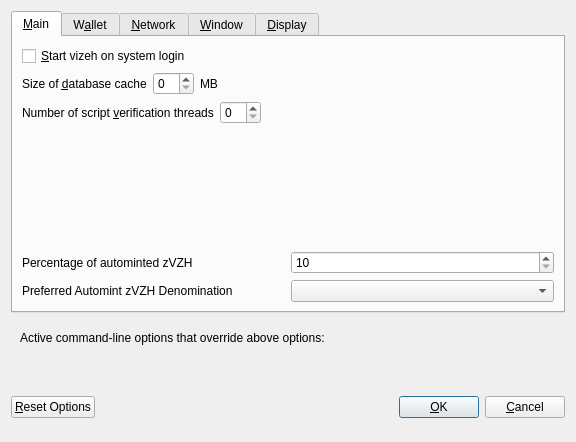
<?xml version="1.0" encoding="UTF-8"?>
<ui version="4.0">
 <class>OptionsDialog</class>
 <widget class="QDialog" name="OptionsDialog">
  <property name="geometry">
   <rect>
    <x>0</x>
    <y>0</y>
    <width>576</width>
    <height>442</height>
   </rect>
  </property>
  <property name="windowTitle">
   <string>Options</string>
  </property>
  <property name="modal">
   <bool>true</bool>
  </property>
  <layout class="QVBoxLayout" name="verticalLayout">
   <item>
    <widget class="QTabWidget" name="tabWidget">
     <property name="currentIndex">
      <number>0</number>
     </property>
     <widget class="QWidget" name="tabMain">
      <attribute name="title">
       <string>&amp;Main</string>
      </attribute>
      <layout class="QVBoxLayout" name="verticalLayout_Main">
       <item>
        <widget class="QCheckBox" name="bitcoinAtStartup">
         <property name="toolTip">
          <string>Automatically start vizeh after logging in to the system.</string>
         </property>
         <property name="text">
          <string>&amp;Start vizeh on system login</string>
         </property>
        </widget>
       </item>
       <item>
        <layout class="QHBoxLayout" name="horizontalLayout_2_Main">
         <item>
          <widget class="QLabel" name="databaseCacheLabel">
           <property name="text">
            <string>Size of &amp;database cache</string>
           </property>
           <property name="textFormat">
            <enum>Qt::PlainText</enum>
           </property>
           <property name="buddy">
            <cstring>databaseCache</cstring>
           </property>
          </widget>
         </item>
         <item>
          <widget class="QSpinBox" name="databaseCache"/>
         </item>
         <item>
          <widget class="QLabel" name="databaseCacheUnitLabel">
           <property name="text">
            <string>MB</string>
           </property>
           <property name="textFormat">
            <enum>Qt::PlainText</enum>
           </property>
          </widget>
         </item>
         <item>
          <spacer name="horizontalSpacer_2_Main">
           <property name="orientation">
            <enum>Qt::Horizontal</enum>
           </property>
           <property name="sizeHint" stdset="0">
            <size>
             <width>40</width>
             <height>20</height>
            </size>
           </property>
          </spacer>
         </item>
        </layout>
       </item>
       <item>
        <layout class="QHBoxLayout" name="horizontalLayout_3_Main">
         <item>
          <widget class="QLabel" name="threadsScriptVerifLabel">
           <property name="text">
            <string>Number of script &amp;verification threads</string>
           </property>
           <property name="textFormat">
            <enum>Qt::PlainText</enum>
           </property>
           <property name="buddy">
            <cstring>threadsScriptVerif</cstring>
           </property>
          </widget>
         </item>
         <item>
          <widget class="QSpinBox" name="threadsScriptVerif">
           <property name="toolTip">
            <string>(0 = auto, &lt;0 = leave that many cores free)</string>
           </property>
          </widget>
         </item>
         <item>
          <spacer name="horizontalSpacer_3_Main">
           <property name="orientation">
            <enum>Qt::Horizontal</enum>
           </property>
           <property name="sizeHint" stdset="0">
            <size>
             <width>40</width>
             <height>20</height>
            </size>
           </property>
          </spacer>
         </item>
        </layout>
       </item>
       <item>
        <spacer name="verticalSpacer_2">
         <property name="orientation">
          <enum>Qt::Vertical</enum>
         </property>
         <property name="sizeHint" stdset="0">
          <size>
           <width>20</width>
           <height>40</height>
          </size>
         </property>
        </spacer>
       </item>
       <item>
        <layout class="QHBoxLayout" name="horizontalLayout_3">
         <item>
          <widget class="QLabel" name="percentage_label">
           <property name="toolTip">
            <string>Percentage of incoming VZH which get automatically converted to zVZH via Zerocoin Protocol (min: 10%)</string>
           </property>
           <property name="text">
            <string>Percentage of autominted zVZH</string>
           </property>
          </widget>
         </item>
         <item>
          <widget class="QSpinBox" name="zeromintPercentage">
           <property name="minimum">
            <number>10</number>
           </property>
           <property name="maximum">
            <number>100</number>
           </property>
          </widget>
         </item>
        </layout>
       </item>
       <item>
        <layout class="QHBoxLayout" name="horizontalLayout" stretch="0,0">
         <property name="sizeConstraint">
          <enum>QLayout::SetFixedSize</enum>
         </property>
         <item>
          <widget class="QLabel" name="labelPreferredDenom">
           <property name="maximumSize">
            <size>
             <width>16777215</width>
             <height>16777215</height>
            </size>
           </property>
           <property name="toolTip">
            <string>Wait with automatic conversion to Zerocoin until enough VZH for this denomination is available</string>
           </property>
           <property name="text">
            <string>Preferred Automint zVZH Denomination</string>
           </property>
          </widget>
         </item>
         <item>
          <widget class="QComboBox" name="preferredDenom">
           <property name="maximumSize">
            <size>
             <width>16777215</width>
             <height>27</height>
            </size>
           </property>
           <property name="toolTip">
            <string>Wait with automatic conversion to Zerocoin until enough VZH for this denomination is available</string>
           </property>
           <property name="maxVisibleItems">
            <number>9</number>
           </property>
           <property name="maxCount">
            <number>9</number>
           </property>
          </widget>
         </item>
        </layout>
       </item>
      </layout>
     </widget>
     <widget class="QWidget" name="tabWallet">
      <attribute name="title">
       <string>W&amp;allet</string>
      </attribute>
      <layout class="QVBoxLayout" name="verticalLayout_Wallet">
       <item>
        <widget class="QGroupBox" name="groupBox">
         <property name="title">
          <string>Expert</string>
         </property>
         <layout class="QVBoxLayout" name="verticalLayout_2">
          <item>
           <widget class="QCheckBox" name="coinControlFeatures">
            <property name="toolTip">
             <string>Whether to show coin control features or not.</string>
            </property>
            <property name="text">
             <string>Enable coin &amp;control features</string>
            </property>
           </widget>
          </item>
          <item>
           <widget class="QCheckBox" name="showMasternodesTab">
            <property name="toolTip">
             <string>Show additional tab listing all your masternodes in first sub-tab&lt;br/&gt;and all masternodes on the network in second sub-tab.</string>
            </property>
            <property name="text">
             <string>Show Masternodes Tab</string>
            </property>
           </widget>
          </item>
          <item>
           <widget class="QCheckBox" name="spendZeroConfChange">
            <property name="toolTip">
             <string>If you disable the spending of unconfirmed change, the change from a transaction&lt;br/&gt;cannot be used until that transaction has at least one confirmation.&lt;br/&gt;This also affects how your balance is computed.</string>
            </property>
            <property name="text">
             <string>&amp;Spend unconfirmed change</string>
            </property>
           </widget>
          </item>
         </layout>
        </widget>
       </item>
       <item>
        <spacer name="verticalSpacer_Wallet">
         <property name="orientation">
          <enum>Qt::Vertical</enum>
         </property>
         <property name="sizeHint" stdset="0">
          <size>
           <width>20</width>
           <height>40</height>
          </size>
         </property>
        </spacer>
       </item>
      </layout>
     </widget>
     <widget class="QWidget" name="tabNetwork">
      <attribute name="title">
       <string>&amp;Network</string>
      </attribute>
      <layout class="QVBoxLayout" name="verticalLayout_Network">
       <item>
        <widget class="QCheckBox" name="mapPortUpnp">
         <property name="toolTip">
          <string>Automatically open the vizeh client port on the router. This only works when your router supports UPnP and it is enabled.</string>
         </property>
         <property name="text">
          <string>Map port using &amp;UPnP</string>
         </property>
        </widget>
       </item>
       <item>
        <widget class="QCheckBox" name="allowIncoming">
         <property name="toolTip">
          <string>Accept connections from outside</string>
         </property>
         <property name="text">
          <string>Allow incoming connections</string>
         </property>
        </widget>
       </item>
       <item>
        <widget class="QCheckBox" name="connectSocks">
         <property name="toolTip">
          <string>Connect to the vizeh network through a SOCKS5 proxy.</string>
         </property>
         <property name="text">
          <string>&amp;Connect through SOCKS5 proxy (default proxy):</string>
         </property>
        </widget>
       </item>
       <item>
        <layout class="QHBoxLayout" name="horizontalLayout_1_Network">
         <item>
          <widget class="QLabel" name="proxyIpLabel">
           <property name="text">
            <string>Proxy &amp;IP:</string>
           </property>
           <property name="textFormat">
            <enum>Qt::PlainText</enum>
           </property>
           <property name="buddy">
            <cstring>proxyIp</cstring>
           </property>
          </widget>
         </item>
         <item>
          <widget class="QValidatedLineEdit" name="proxyIp">
           <property name="minimumSize">
            <size>
             <width>140</width>
             <height>0</height>
            </size>
           </property>
           <property name="maximumSize">
            <size>
             <width>140</width>
             <height>16777215</height>
            </size>
           </property>
           <property name="toolTip">
            <string>IP address of the proxy (e.g. IPv4: 127.0.0.1 / IPv6: ::1)</string>
           </property>
          </widget>
         </item>
         <item>
          <widget class="QLabel" name="proxyPortLabel">
           <property name="text">
            <string>&amp;Port:</string>
           </property>
           <property name="textFormat">
            <enum>Qt::PlainText</enum>
           </property>
           <property name="buddy">
            <cstring>proxyPort</cstring>
           </property>
          </widget>
         </item>
         <item>
          <widget class="QLineEdit" name="proxyPort">
           <property name="minimumSize">
            <size>
             <width>55</width>
             <height>0</height>
            </size>
           </property>
           <property name="maximumSize">
            <size>
             <width>55</width>
             <height>16777215</height>
            </size>
           </property>
           <property name="toolTip">
            <string>Port of the proxy (e.g. 9050)</string>
           </property>
          </widget>
         </item>
         <item>
          <spacer name="horizontalSpacer_1_Network">
           <property name="orientation">
            <enum>Qt::Horizontal</enum>
           </property>
           <property name="sizeHint" stdset="0">
            <size>
             <width>40</width>
             <height>20</height>
            </size>
           </property>
          </spacer>
         </item>
        </layout>
       </item>
       <item>
        <spacer name="verticalSpacer_Network">
         <property name="orientation">
          <enum>Qt::Vertical</enum>
         </property>
         <property name="sizeHint" stdset="0">
          <size>
           <width>20</width>
           <height>40</height>
          </size>
         </property>
        </spacer>
       </item>
      </layout>
     </widget>
     <widget class="QWidget" name="tabWindow">
      <attribute name="title">
       <string>&amp;Window</string>
      </attribute>
      <layout class="QVBoxLayout" name="verticalLayout_Window">
       <item>
        <widget class="QCheckBox" name="minimizeToTray">
         <property name="toolTip">
          <string>Show only a tray icon after minimizing the window.</string>
         </property>
         <property name="text">
          <string>&amp;Minimize to the tray instead of the taskbar</string>
         </property>
        </widget>
       </item>
       <item>
        <widget class="QCheckBox" name="minimizeOnClose">
         <property name="toolTip">
          <string>Minimize instead of exit the application when the window is closed. When this option is enabled, the application will be closed only after selecting Quit in the menu.</string>
         </property>
         <property name="text">
          <string>M&amp;inimize on close</string>
         </property>
        </widget>
       </item>
       <item>
        <spacer name="verticalSpacer_Window">
         <property name="orientation">
          <enum>Qt::Vertical</enum>
         </property>
         <property name="sizeHint" stdset="0">
          <size>
           <width>20</width>
           <height>40</height>
          </size>
         </property>
        </spacer>
       </item>
      </layout>
     </widget>
     <widget class="QWidget" name="tabDisplay">
      <attribute name="title">
       <string>&amp;Display</string>
      </attribute>
      <layout class="QVBoxLayout" name="verticalLayout_Display">
       <item>
        <layout class="QHBoxLayout" name="horizontalLayout_1_Display">
         <item>
          <widget class="QLabel" name="langLabel">
           <property name="text">
            <string>User Interface &amp;language:</string>
           </property>
           <property name="textFormat">
            <enum>Qt::PlainText</enum>
           </property>
           <property name="buddy">
            <cstring>lang</cstring>
           </property>
          </widget>
         </item>
         <item>
          <widget class="QValueComboBox" name="lang">
           <property name="toolTip">
            <string>The user interface language can be set here. This setting will take effect after restarting vizeh.</string>
           </property>
          </widget>
         </item>
        </layout>
       </item>
       <item>
        <widget class="QLabel" name="label_3">
         <property name="toolTip">
          <string notr="true"/>
         </property>
         <property name="statusTip">
          <string notr="true"/>
         </property>
         <property name="whatsThis">
          <string notr="true"/>
         </property>
         <property name="accessibleName">
          <string notr="true"/>
         </property>
         <property name="text">
          <string>Language missing or translation incomplete? Help contributing translations here:
https://www.transifex.com/vizeh-project/vizeh-project-translations</string>
         </property>
         <property name="wordWrap">
          <bool>true</bool>
         </property>
         <property name="openExternalLinks">
          <bool>true</bool>
         </property>
         <property name="textInteractionFlags">
          <set>Qt::TextBrowserInteraction</set>
         </property>
        </widget>
       </item>
       <item>
        <layout class="QHBoxLayout" name="horizontalLayout_4_Display" stretch="0,0">
         <item>
          <widget class="QLabel" name="themeLabel">
           <property name="text">
            <string>User Interface Theme:</string>
           </property>
          </widget>
         </item>
         <item>
          <widget class="QValueComboBox" name="theme"/>
         </item>
        </layout>
       </item>
       <item>
        <widget class="Line" name="line">
         <property name="orientation">
          <enum>Qt::Horizontal</enum>
         </property>
        </widget>
       </item>
       <item>
        <layout class="QHBoxLayout" name="horizontalLayout_2_Display">
         <item>
          <widget class="QLabel" name="unitLabel">
           <property name="text">
            <string>&amp;Unit to show amounts in:</string>
           </property>
           <property name="textFormat">
            <enum>Qt::PlainText</enum>
           </property>
           <property name="buddy">
            <cstring>unit</cstring>
           </property>
          </widget>
         </item>
         <item>
          <widget class="QValueComboBox" name="unit">
           <property name="toolTip">
            <string>Choose the default subdivision unit to show in the interface and when sending coins.</string>
           </property>
          </widget>
         </item>
        </layout>
       </item>
       <item>
        <layout class="QHBoxLayout" name="horizontalLayout_5_Display">
         <item>
          <widget class="QLabel" name="digitsLabel">
           <property name="text">
            <string>Decimal digits</string>
           </property>
          </widget>
         </item>
         <item>
          <widget class="QValueComboBox" name="digits"/>
         </item>
        </layout>
       </item>
       <item>
        <layout class="QHBoxLayout" name="horizontalLayout_3_Display">
         <item>
          <widget class="QLabel" name="thirdPartyTxUrlsLabel">
           <property name="toolTip">
            <string>Third party URLs (e.g. a block explorer) that appear in the transactions tab as context menu items. %s in the URL is replaced by transaction hash. Multiple URLs are separated by vertical bar |.</string>
           </property>
           <property name="text">
            <string>Third party transaction URLs</string>
           </property>
           <property name="buddy">
            <cstring>thirdPartyTxUrls</cstring>
           </property>
          </widget>
         </item>
         <item>
          <widget class="QLineEdit" name="thirdPartyTxUrls">
           <property name="toolTip">
            <string>Third party URLs (e.g. a block explorer) that appear in the transactions tab as context menu items. %s in the URL is replaced by transaction hash. Multiple URLs are separated by vertical bar |.</string>
           </property>
          </widget>
         </item>
        </layout>
       </item>
       <item>
        <spacer name="verticalSpacer">
         <property name="orientation">
          <enum>Qt::Vertical</enum>
         </property>
         <property name="sizeHint" stdset="0">
          <size>
           <width>20</width>
           <height>40</height>
          </size>
         </property>
        </spacer>
       </item>
      </layout>
     </widget>
    </widget>
   </item>
   <item>
    <widget class="QFrame" name="frame">
     <layout class="QVBoxLayout" name="verticalLayout_Bottom">
      <item>
       <layout class="QHBoxLayout" name="horizontalLayout_Bottom">
        <item>
         <widget class="QLabel" name="overriddenByCommandLineInfoLabel">
          <property name="text">
           <string>Active command-line options that override above options:</string>
          </property>
          <property name="textFormat">
           <enum>Qt::PlainText</enum>
          </property>
         </widget>
        </item>
        <item>
         <spacer name="horizontalSpacer_Bottom">
          <property name="orientation">
           <enum>Qt::Horizontal</enum>
          </property>
          <property name="sizeHint" stdset="0">
           <size>
            <width>40</width>
            <height>20</height>
           </size>
          </property>
         </spacer>
        </item>
       </layout>
      </item>
      <item>
       <widget class="QLabel" name="overriddenByCommandLineLabel">
        <property name="text">
         <string/>
        </property>
        <property name="textFormat">
         <enum>Qt::PlainText</enum>
        </property>
        <property name="wordWrap">
         <bool>true</bool>
        </property>
       </widget>
      </item>
     </layout>
    </widget>
   </item>
   <item>
    <layout class="QHBoxLayout" name="horizontalLayout_Buttons">
     <item>
      <widget class="QPushButton" name="resetButton">
       <property name="toolTip">
        <string>Reset all client options to default.</string>
       </property>
       <property name="text">
        <string>&amp;Reset Options</string>
       </property>
       <property name="autoDefault">
        <bool>false</bool>
       </property>
      </widget>
     </item>
     <item>
      <spacer name="horizontalSpacer_1">
       <property name="orientation">
        <enum>Qt::Horizontal</enum>
       </property>
       <property name="sizeHint" stdset="0">
        <size>
         <width>40</width>
         <height>48</height>
        </size>
       </property>
      </spacer>
     </item>
     <item>
      <widget class="QLabel" name="statusLabel">
       <property name="minimumSize">
        <size>
         <width>200</width>
         <height>0</height>
        </size>
       </property>
       <property name="font">
        <font>
         <weight>75</weight>
         <bold>true</bold>
        </font>
       </property>
       <property name="text">
        <string/>
       </property>
       <property name="textFormat">
        <enum>Qt::PlainText</enum>
       </property>
       <property name="wordWrap">
        <bool>true</bool>
       </property>
      </widget>
     </item>
     <item>
      <spacer name="horizontalSpacer_2">
       <property name="orientation">
        <enum>Qt::Horizontal</enum>
       </property>
       <property name="sizeHint" stdset="0">
        <size>
         <width>40</width>
         <height>48</height>
        </size>
       </property>
      </spacer>
     </item>
     <item>
      <widget class="QPushButton" name="okButton">
       <property name="text">
        <string>&amp;OK</string>
       </property>
       <property name="autoDefault">
        <bool>false</bool>
       </property>
       <property name="default">
        <bool>true</bool>
       </property>
      </widget>
     </item>
     <item>
      <widget class="QPushButton" name="cancelButton">
       <property name="text">
        <string>&amp;Cancel</string>
       </property>
       <property name="autoDefault">
        <bool>false</bool>
       </property>
      </widget>
     </item>
    </layout>
   </item>
  </layout>
 </widget>
 <customwidgets>
  <customwidget>
   <class>QValidatedLineEdit</class>
   <extends>QLineEdit</extends>
   <header>qvalidatedlineedit.h</header>
  </customwidget>
  <customwidget>
   <class>QValueComboBox</class>
   <extends>QComboBox</extends>
   <header>qvaluecombobox.h</header>
  </customwidget>
 </customwidgets>
 <resources/>
 <connections/>
</ui>
